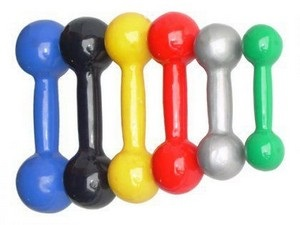
#> input picture report-3/halteres.jpg, 300 x 225 px
$ python ex1.py
#> lines starting #> are read from the running program, lines starting #| are printed output that depends on the picture
import cv2
import matplotlib.pyplot as plt
import numpy as np
from kneed import KneeLocator
from sklearn.cluster import KMeans

def read_image(filepath):
#> called with filepath = 'halteres.jpg'
    img = cv2.imread(filepath)
#> img is the input picture: shape (225, 300, 3); mean B, G, R 179.8, 188.2, 195.6
    if img is None:
        print("Erro: Não foi possível carregar a imagem.")
        return None
    return img

def image_to_dataset(img):
    return img.reshape(-1, 3)

def plot_pixel_distribution_3d(dataset):
    fig = plt.figure()
    ax = fig.add_subplot(111, projection='3d')
    ax.scatter(dataset[:, 0], dataset[:, 1], dataset[:, 2], c=dataset / 255, s=1)
    ax.set_xlabel('Vermelho')
    ax.set_ylabel('Verde')
    ax.set_zlabel('Azul')
    ax.set_title('Distribuição de Pixels')
    plt.show()
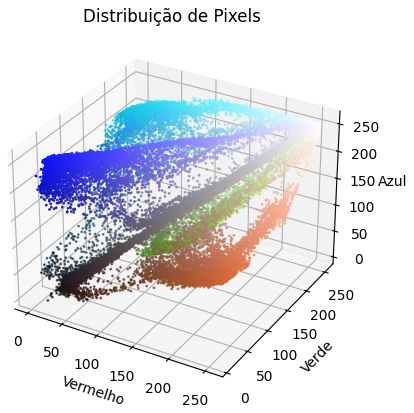
#> figure drawn by matplotlib, 1 panel

def find_optimal_k(dataset):
    distortions = []
    K_range = range(1, 11)
    for k in K_range:
        kmeans = KMeans(n_clusters=k, random_state=42)
        kmeans.fit(dataset)
        distortions.append(kmeans.inertia_)
#> after the loop, distortions = [1.33e+09, 498199804.6, 286031726.2, 198985536.6, 135378674.7, 111776845.8, 75148084, 62420382.8, 53973195.1, 48682326.8]

    knee = KneeLocator(list(K_range), distortions, curve='convex', direction='decreasing')
    optimal_k = knee.elbow

    return optimal_k

def kmeans_clustering(dataset, n_clusters):
    kmeans = KMeans(n_clusters=n_clusters, random_state=42)
    labels = kmeans.fit_predict(dataset)
    return labels

def print_cluster_labels(labels):
    unique_labels, label_counts = np.unique(labels, return_counts=True)

    print("Número total de clusters:", len(unique_labels))
    print("Contagem de pontos em cada cluster:")
    for label, count in zip(unique_labels, label_counts):
        print(f"Cluster {label}: {count} pontos")

    plt.figure()
    plt.bar(unique_labels, label_counts)
    plt.xlabel('Cluster')
    plt.ylabel('Número de pontos')
    plt.title('Contagem de pontos em cada cluster')
    plt.show()


def main():
    img_path = "halteres.jpg"
    img = read_image(img_path)
    if img is not None:
        dataset = image_to_dataset(img)
        plot_pixel_distribution_3d(dataset)
        optimal_k = find_optimal_k(dataset)
        print("Número ótimo de clusters:", optimal_k)
        labels = kmeans_clustering(dataset, optimal_k)
        print_cluster_labels(labels)

if __name__ == "__main__":
    main()
#> (the call stopped at in find_optimal_k, `knee = KneeLocator(list(K_range), distortions, curve='convex', directi..`: kneed is not available in this run)
